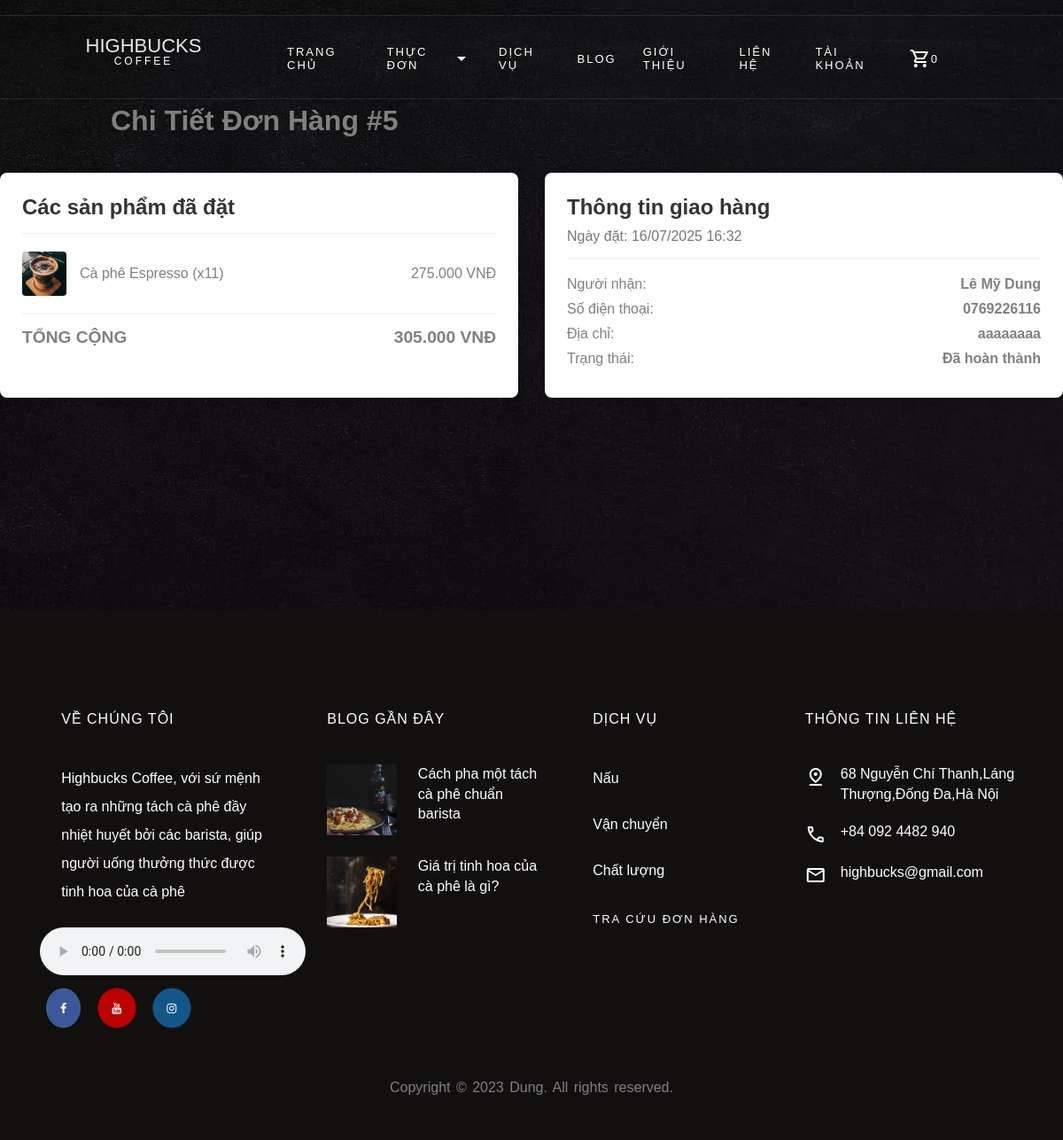
Page /Page/order_details.php?id=5 on the committed database.
### tables this page shows
CREATE TABLE IF NOT EXISTS `donhang` (
  `idDonHang` int NOT NULL AUTO_INCREMENT,
  `idTaiKhoan` int DEFAULT NULL,
  `TenNguoiNhan` varchar(255) DEFAULT NULL,
  `SoDienThoaiNhan` varchar(11) DEFAULT NULL,
  `DiaChiNhan` varchar(255) DEFAULT NULL,
  `NgayDat` datetime DEFAULT CURRENT_TIMESTAMP,
  `TongTien` decimal(10,0) DEFAULT NULL,
  `TrangThai` varchar(255) DEFAULT 'Đợi xác nhận',
  PRIMARY KEY (`idDonHang`)
);

CREATE TABLE IF NOT EXISTS `chitietdonhang` (
  `idChiTiet` int NOT NULL AUTO_INCREMENT,
  `idDonHang` int DEFAULT NULL,
  `idSanPham` int DEFAULT NULL,
  `SoLuong` int DEFAULT NULL,
  `DonGia` decimal(10,0) DEFAULT NULL,
  PRIMARY KEY (`idChiTiet`)
);

CREATE TABLE IF NOT EXISTS `sanpham` (
  `idsanpham` int NOT NULL AUTO_INCREMENT,
  `TenSanPham` varchar(255) NOT NULL,
  `SoLuong` float DEFAULT NULL,
  `GiaTien` float NOT NULL,
  `PhanLoai` varchar(255) NOT NULL,
  `TrangThai` varchar(45) NOT NULL,
  PRIMARY KEY (`idsanpham`)
);

### Page/order_details.php (the view, shortened to what this page needs)
<?php
include_once __DIR__ . '/../PHP/Connect.php';
$id_don_hang = intval($_GET['id']);
$stmt = $conn->prepare("SELECT * FROM donhang WHERE idDonHang = ?");
$stmt->bind_param("i", $id_don_hang);
$stmt->execute();
$order = $stmt->get_result()->fetch_assoc();
$items = [];
$stmt_items = $conn->prepare(
    "SELECT sp.TenSanPham, sp.idSanpham, ct.SoLuong, ct.DonGia
     FROM chitietdonhang ct
     JOIN sanpham sp ON ct.idSanPham = sp.idsanpham
     WHERE ct.idDonHang = ?"
);
$stmt_items->bind_param("i", $id_don_hang);
$stmt_items->execute();
$result_items = $stmt_items->get_result();
while ($row = $result_items->fetch_assoc()) {
    $items[] = $row;
}
?>
<!DOCTYPE html>
<html lang="vi">
<head>
    <link rel="stylesheet" href="../Css/css.css">
  <link rel="stylesheet" href="https://cdnjs.cloudflare.com/ajax/libs/font-awesome/4.7.0/css/font-awesome.min.css">
</head>
<body>
    <?php include '../PHP/Menu.php'; ?>
    <div style="margin: 100px 0 0 125px;" class="banner">
        <h1>Chi Tiết Đơn Hàng #<?php echo $order['idDonHang']; ?></h1>
    </div>
    <div class="details-container">
        <div class="order-info">
            <div class="info-header">
                <h2>Các sản phẩm đã đặt</h2>
            </div>
            <div class="product-list">
                <?php foreach ($items as $item): ?>
                    <div class="info-line">
                        <img src="../Pic/<?php echo htmlspecialchars($item['idSanpham']); ?>.jpg" alt="">
                        <span class="product-name"><?php echo htmlspecialchars($item['TenSanPham']); ?> (x<?php echo $item['SoLuong']; ?>)</span>
                        <span><?php echo number_format($item['DonGia'] * $item['SoLuong'], 0, ',', '.'); ?> VNĐ</span>
                    </div>
                <?php endforeach; ?>
            </div>
            <div class="info-line order-total">
                <span>TỔNG CỘNG</span>
                <span><?php echo number_format($order['TongTien'], 0, ',', '.'); ?> VNĐ</span>
            </div>
        </div>
        <div class="shipping-info">
            <div class="info-header">
                <h2 style="margin-bottom: 10px;">Thông tin giao hàng</h2>
                <p>Ngày đặt: <?php echo date('d/m/Y H:i', strtotime($order['NgayDat'])); ?></p>
            </div>
            <div class="info-line">
                <span>Người nhận:</span>
                <strong><?php echo htmlspecialchars($order['TenNguoiNhan']); ?></strong>
            </div>
            <div class="info-line">
                <span>Số điện thoại:</span>
                <strong><?php echo htmlspecialchars($order['SoDienThoaiNhan']); ?></strong>
            </div>
            <div class="info-line">
                <span>Địa chỉ:</span>
                <strong><?php echo htmlspecialchars($order['DiaChiNhan']); ?></strong>
            </div>
            <div class="info-line">
                <span>Trạng thái:</span>
                <strong><?php echo htmlspecialchars($order['TrangThai']); ?></strong>
            </div>
        </div>
    </div>
    <?php include '../PHP/Footer.php'; ?>
</body>
</html>

### Css/css.css (style rules this page uses)
* { padding: 0; margin: 0; box-sizing: border-box; }
html,body { scroll-behavior: smooth; font-family: "Poppins", Arial, sans-serif; background-image: url(../Pic/bg_4.jpg); background-position: center; background-repeat: no-repeat; background-size: cover; background-attachment: fixed; color: gray; font-weight: 300; width: 100%; }

### Page/order_details.php (style rules this page uses)
.details-container { display: flex; max-width: 1200px; margin: 40px auto; gap: 30px; }
.order-info, .shipping-info { flex: 1; background: #fff; padding: 25px; border-radius: 8px; box-shadow: 0 2px 10px rgba(0,0,0,0.1); }
.info-header { border-bottom: 1px solid #eee; padding-bottom: 15px; margin-bottom: 20px; }
.info-header h2 { color: #333; }
.info-header p { color: #777; }
.info-line { display: flex; justify-content: space-between; margin-bottom: 10px; }
.product-list .info-line { align-items: center; }
.product-list img { width: 50px; height: 50px; border-radius: 4px; margin-right: 15px; }
.product-name { flex-grow: 1; }
.order-total { border-top: 1px solid #eee; padding-top: 15px; margin-top: 20px; font-weight: bold; font-size: 1.2em; }

### rows in the picture
donhang: idDonHang "5", TongTien "305.000", NgayDat "16/07/2025 16:32", TenNguoiNhan "Lê Mỹ Dung", SoDienThoaiNhan "0769226116", DiaChiNhan "aaaaaaaa", TrangThai "Đã hoàn thành"
chitietdonhang: idSanPham.TenSanPham "Cà phê Espresso", SoLuong "11", $item['DonGia'] * $item['SoLuong'] "275.000"

### other values in the picture
$cart_item_count "0"
